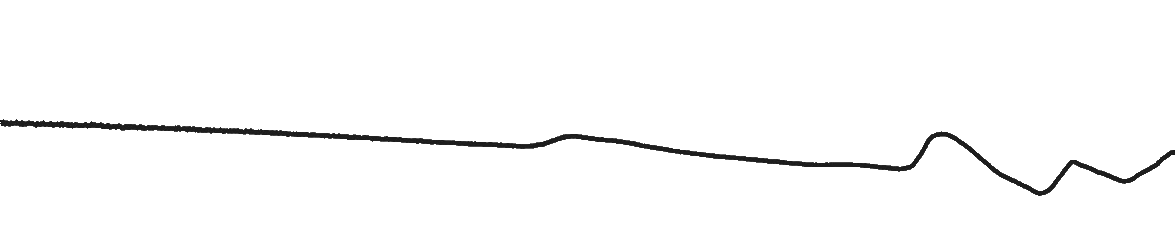
#> input picture sio2_absorbance_scrape.png, 1175 x 230 px
$ python graph_scraper.py
#> lines starting #> are read from the running program, lines starting #| are printed output that depends on the picture
### butter_filter.py

from scipy.signal import butter, lfilter, freqz
import numpy as np

def butter_lowpass(cutoff, fs, order=5):
    nyq = 0.5 * fs
    normal_cutoff = cutoff / nyq
    b, a = butter(order, normal_cutoff, btype='low', analog=False)
    return b, a

def butter_lowpass_filter(data, cutoff, fs, order=5):
    b, a = butter_lowpass(cutoff, fs, order=order)
    mean=np.average(data)
    y = lfilter(b, a, data-mean)+mean
    return y

### graph_scraper.py
import numpy as np
from matplotlib import image
from matplotlib import pyplot as plt
from butter_filter import butter_lowpass_filter


def scrape(image_path, x_min, x_max, y_min, y_max):
#> called with image_path = 'sio2_absorbance_scrape.png', x_min = 10000, x_max = 4000, y_min = 0, y_max = 0.1
    im = image.imread(image_path)
#> im is the input picture: shape (230, 1175, 4) float32; mean R, G, B, A 0.00356, 0.00356, 0.00356, 0.0236
    grascale = np.average(im, axis=2)
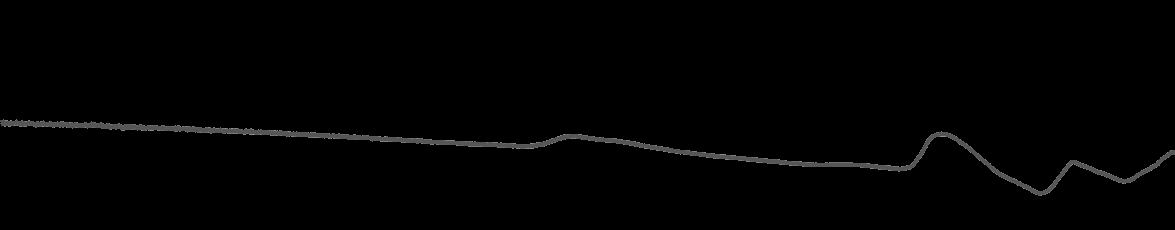
#> grascale: shape (230, 1175) float32; min 0, max 0.576, mean 0.00858
    columns = grascale.T
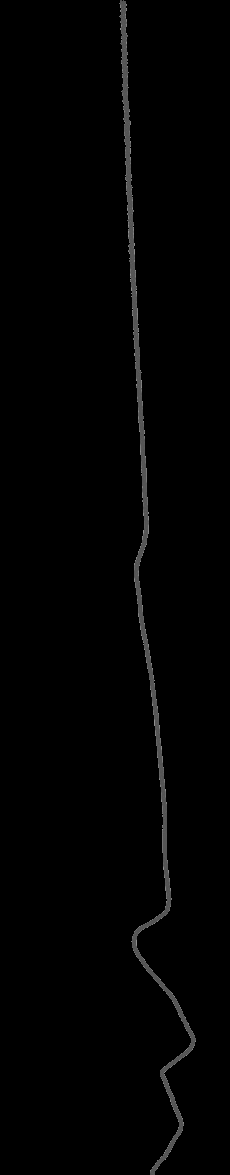
#> columns: shape (1175, 230) float32; min 0, max 0.576, mean 0.00858
    max_value = columns.shape[1]
#> max_value = 230
    y_value = np.array([np.dot(np.flip(c), np.arange(len(c))/np.sum(c)) for c in columns])
#> y_value = 1175 values, max 107.6 at index 0, min 35.8 at index 1041, mean 81.82
    y0 = y_value[0]
#> y0 = 107.6
    filtered = butter_lowpass_filter(y_value-y0, 0.1, 1)+y0
#> in butter_lowpass_filter, `mean=np.average(data)`: mean = -25.83
#> in butter_lowpass_filter, `y = lfilter(b, a, data-mean)+mean`: y = 1175 values, max 2.19 at index 9, min -71.62 at index 1045, mean -25.81
#> filtered = 1175 values, max 109.8 at index 9, min 36.02 at index 1045, mean 81.84
    scaled = (filtered-y_min)*(y_max-y_min)/max_value
#> scaled = 1175 values, max 0.0478 at index 9, min 0.0157 at index 1045, mean 0.0356
    x = np.linspace(x_min, x_max, len(scaled))
#> x = 1175 values, max 10000 at index 0, min 4000 at index 1174, mean 7000
    return x, scaled


if __name__ == "__main__":
    fig, ax = plt.subplots()
    x_sio2, y_sio2 = scrape('sio2_absorbance_scrape.png', 10000, 4000, 0, 0.1)
#> x_sio2 has the same summary as x in scrape; y_sio2 has the same summary as scaled in scrape
    x_caco3, y_caco3 = scrape('caco3_absorbance_scrape.png', 10000, 4000, 0, 0.2)
#> call 2 of scrape, with image_path = 'caco3_absorbance_scrape.png', x_min = 10000, x_max = 4000, y_min = 0, y_max = 0.2
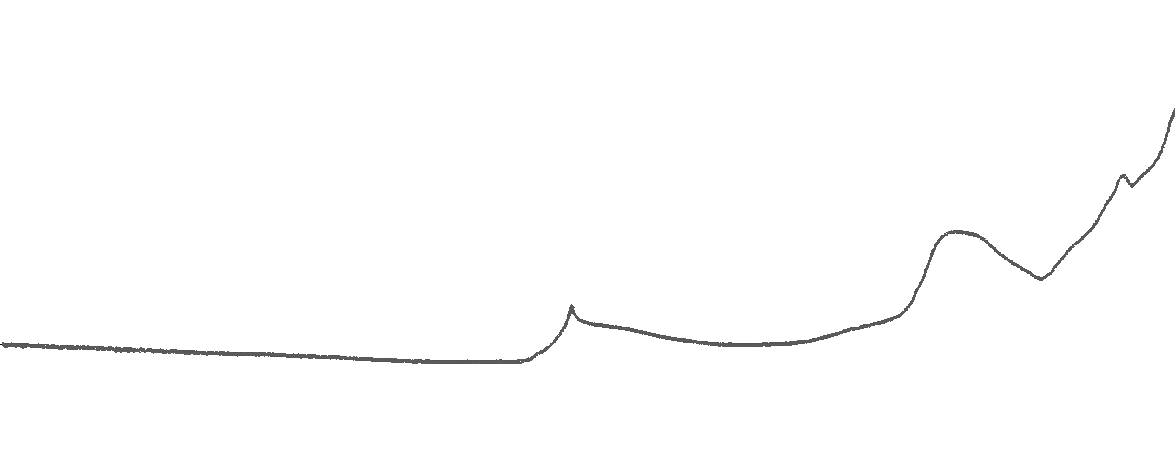
#> input picture caco3_absorbance_scrape.png, 1175 x 459 px
#> in scrape, im is the input picture: shape (459, 1175, 4) float32; mean R, G, B, A 0.00333, 0.00333, 0.00333, 0.00953
#> in scrape (call 2), `grascale = np.average(im, axis=2)`:
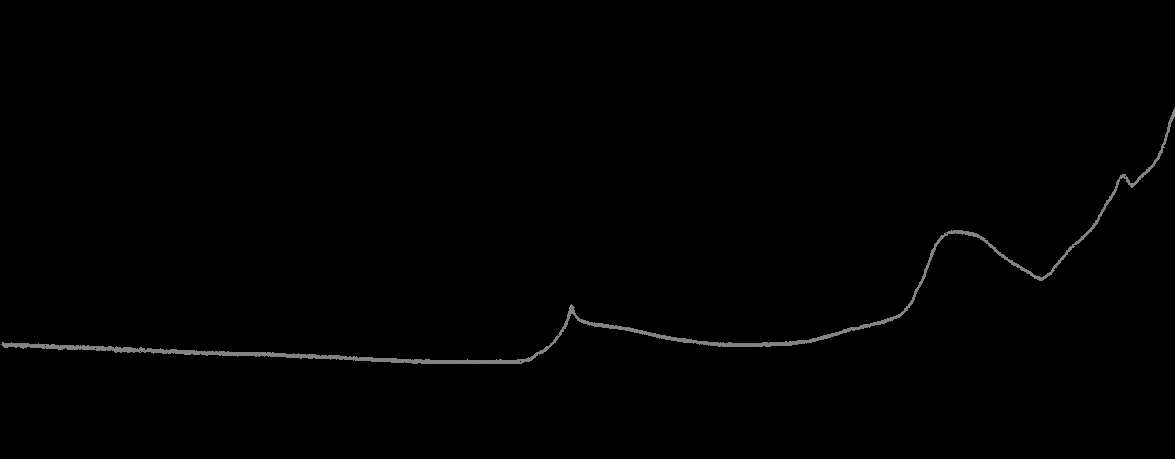
#> grascale: shape (459, 1175) float32; min 0, max 0.559, mean 0.00488
#> in scrape (call 2), `columns = grascale.T`:
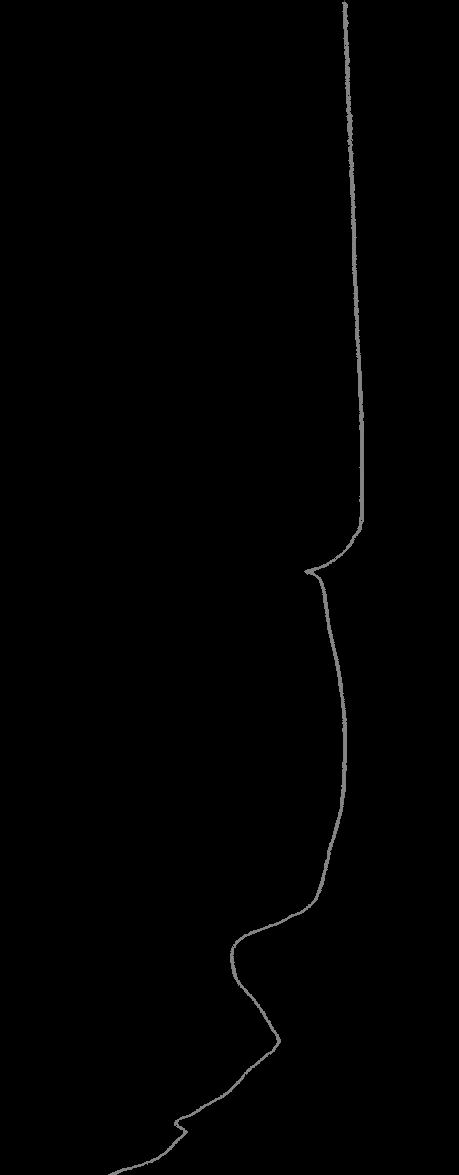
#> columns: shape (1175, 459) float32; min 0, max 0.559, mean 0.00488
#> in scrape (call 2), `y_value = np.array([np.dot(np.flip(c), np.arange(len(c))/np.sum(c)) fo..`: y_value = 1175 values, max 346 at index 1174, min 96.48 at index 473, mean 138.2
#> in scrape (call 2), `y0 = y_value[0]`: y0 = 114
#> in scrape (call 2), `filtered = butter_lowpass_filter(y_value-y0, 0.1, 1)+y0`: filtered = 1175 values, max 333.1 at index 1174, min 96.39 at index 440, mean 137.4
#> in scrape (call 2), `scaled = (filtered-y_min)*(y_max-y_min)/max_value`: scaled = 1175 values, max 0.145 at index 1174, min 0.042 at index 440, mean 0.0599
#> x_caco3 has the same summary as x in scrape; y_caco3 has the same summary as scaled in scrape
    ax.plot(x_sio2, y_sio2)
    ax.plot(x_caco3, y_caco3)
    ax.invert_xaxis()
    plt.ylim([0, 0.2])
    plt.show()
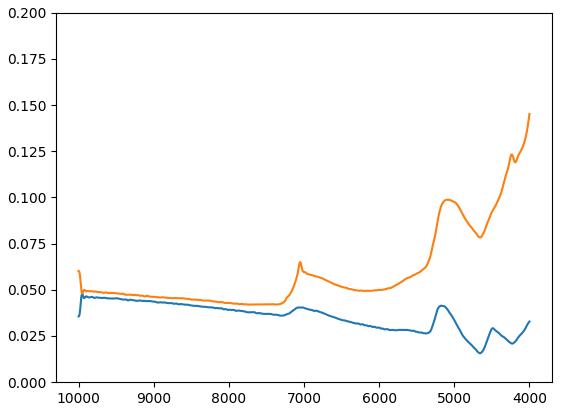
#> figure drawn by matplotlib, 1 panel
